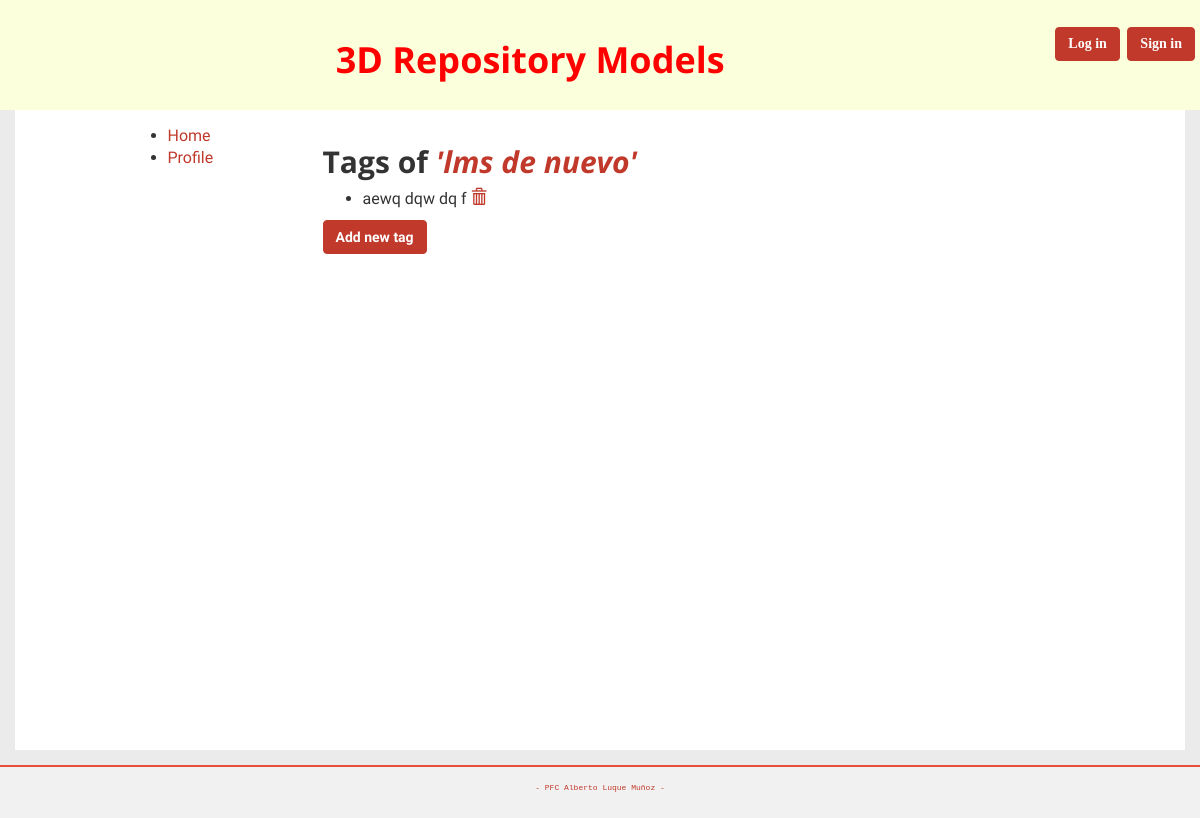
/modelos/15/lista-tags/, run on an earlier commit of the app's database.
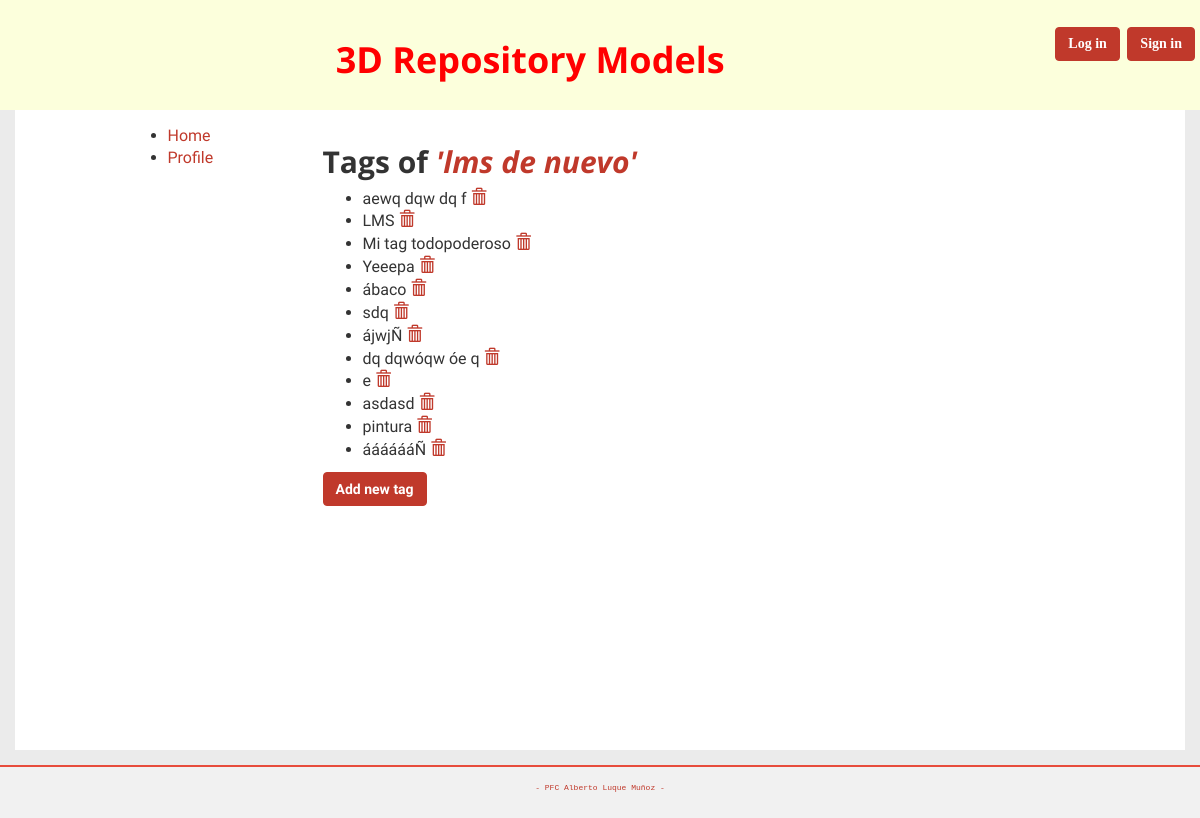
And on a later commit of the database.
### Repositorio3D/modelos3D/models.py (models this page shows, shortened)
class Model3D(models.Model):
    nombre = models.CharField(max_length=100)
    descripcion = models.TextField(blank=True)
    valoracion = models.FloatField(
        validators=[MinValueValidator(0), MaxValueValidator(10)],
        default=0)
    user = models.ForeignKey(User, null=True)
    class Meta:
        verbose_name = 'Modelo 3D'
        verbose_name_plural = 'Modelos 3D'

class TagsModelos(models.Model):
    modelo = models.ForeignKey('Model3D')
    tag = models.CharField(max_length=50, blank=True)
    class Meta:
        verbose_name = 'Tag'
        verbose_name_plural = 'Tags'

### Repositorio3D/modelos3D/views.py (the view)
# urls.py: url(r'modelos/(?P<modelo_id>\d+)/lista-tags/$', views.VerListaTagsModelo.as_view(), name="lista_tag_modelo"),
class VerListaTagsModelo(ListView):
    model = TagsModelos
    pk_url_kwarg = 'modelo_id'
    template_name = 'modelos3D/lista_tag_modelo.html'
    def get_queryset(self):
        return self.model.objects.filter(modelo_id=self.kwargs[self.pk_url_kwarg])
    def get_context_data(self, **kwargs):
        context = super(VerListaTagsModelo, self).get_context_data(**kwargs)
        modelo = Model3D.objects.get(pk=self.kwargs['modelo_id'])
        context['nombre_modelo'] = modelo.nombre
        context['id_modelo'] = modelo.id
        return context

### Repositorio3D/modelos3D/templates/modelos3D/lista_tag_modelo.html (shortened to what this page needs)
{% extends "base/base.html" %}
{% load i18n %}
{% block body %}
    <h2>{% trans "Tags of" %} <i><a href="{% url 'detalle_modelos' id_modelo %}">'{{nombre_modelo}}'</a></i></h2>
    {% if object_list|length == 0 %}
        {% trans "You have not added any tag yet." %}<br>
    {% else %}
        <ul>
            {% for tag in object_list %}
                    <li>
                        <span>{{ tag.tag }} <a class='glyphicon glyphicon-trash' href="{% url 'eliminar_tag' tag.id %}"></a></span>
                    </li>
            {% endfor %}
        </ul>
    {% endif %}
    <a class="btn btn-primary" href="{% url 'crear_tag' id_modelo %}">{% trans "Add new tag" %}</a>
{% endblock %}

### Repositorio3D/modelos3D/templates/base/base.html (shortened to what this page needs)
{% load bootstrap3 %}
{% load staticfiles %}
{% load i18n %}
<html>
    <head>
        {% bootstrap_css %}
        <link href="{% static "css/custom_css.css" %}" rel="stylesheet">
    </head>
    <body>
        <div class="row">
            <div class="title_section">
                {% block loginlogout %}
                    <div class="account_div">
                        {% if user.is_authenticated %}
                            <div class="dropdown">
                                <button class="btn btn-primary dropdown-toggle" type="button" data-toggle="dropdown">{{ user.username }}
                                    <span class="caret"></span></button>
                                <ul class="dropdown-menu">
                                    <li><a href="{% url 'auth_logout' %}">{% trans "Log out" %}</a></li>
                                    <li><a href="{% url 'account_profile' %}">{% trans "Profile" %}</a></li>
                                </ul>
                            </div>
                        {% else %}
                            <div class="log_on">
                                <a href="{% url 'auth_login' %}" class="btn btn-primary">{% trans "Log in" %}</a>
                                <a href="{% url 'registration_register' %} " class="btn btn-primary">{% trans "Sign in" %}</a>
                            </div>
                        {% endif %}
                    </div>
                {% endblock %}
                <h1>
                    {% trans "3D Repository Models" %}
                </h1>
            </div>
        </div>
        <div class="content">
            <div class="row">
                <div class="col-lg-1">
                </div>
                <div class="col-lg-2">
                    {% include "base/lateral_menu.html" %}
                </div>
                <div class="col-lg-9">
                    {% block body %}
                    {% endblock %}
                </div>
            </div>
        </div>
    </body>
    <footer>
        <div class="footer">
            <p>
                <a href="{% url 'index' %}">- PFC Alberto Luque Muñoz -</a>
            </p>
        </div>
    </footer>
</html>

### Repositorio3D/modelos3D/templates/base/lateral_menu.html
{% load i18n %}
<ul>
    <li>
        <a href="{% url 'index' %}">{% trans "Home" %}</a>
    </li>
    <li>
        <a href="{% url 'account_profile' %}">{% trans "Profile" %}</a>
    </li>
</ul>

### Repositorio3D/static/css/custom_css.css (style rules this page uses)
body { background-color: #ebebeb; font-family: 'Raleway', sans-serif; font-size: 16px; }
h1, h2, h3, h4, h5, h6 { font-family: 'Open Sans', sans-serif; font-weight: bold; }
a { color: #c0392b; }
.title_section { text-align: center; font-size: 30; font-family: fantasy; color: red; padding: 20; background-color: #FCFFDC }
.footer { text-align: center; font-size: 8; font-family: monospace; border-top: 2px solid #e74c3c; padding: 15px; margin-top: 15px; background-color: #f1f1f1; }
.content { padding: 15px; max-width: 1170px; margin: 0 auto; background-color: white; min-height: 80%; }
.btn-primary { color: #fff; background-color: #c0392b; border-color: #c0392b; font-weight: bold; }
.account_div { float: right; }

What changed in the data, as far as the page shows it:
added TagsModelos: tag "LMS"
added TagsModelos: tag "Mi tag todopoderoso"
added TagsModelos: tag "Yeeepa"
added TagsModelos: tag "ábaco"
added TagsModelos: tag "sdq"
added TagsModelos: tag "ájwjÑ"
added TagsModelos: tag "dq dqwóqw óe q"
added TagsModelos: tag "e"
added TagsModelos: tag "asdasd"
added TagsModelos: tag "pintura"
added TagsModelos: tag "ááááááÑ"
